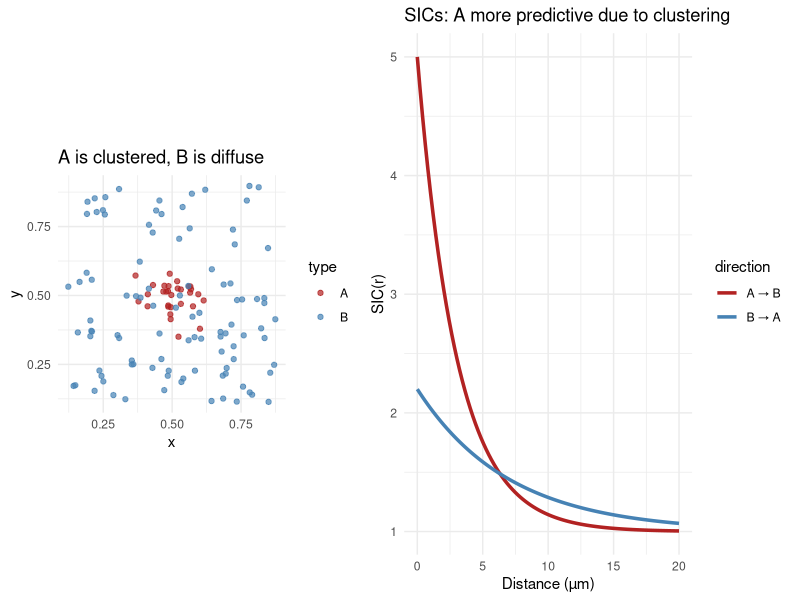

Generate this figure with R:
library(ggplot2)
library(dplyr)
library(tibble)
library(cowplot)
set.seed(42)

# Rare, tightly clustered A
cluster_center <- c(0.5, 0.5)
df_A_clustered <- data.frame(
  x = rnorm(30, mean = cluster_center[1], sd = 0.05),
  y = rnorm(30, mean = cluster_center[2], sd = 0.05),
  type = "A"
)

# Diffuse B
df_B_diffuse <- data.frame(
  x = runif(100, 0.1, 0.9),
  y = runif(100, 0.1, 0.9),
  type = "B"
)

df_structured <- bind_rows(df_A_clustered, df_B_diffuse)

plot_structured_points <- ggplot(df_structured, aes(x, y, color = type)) +
  geom_point(size = 1.5, alpha = 0.7) +
  coord_fixed() +
  theme_minimal() +
  labs(title = "A is clustered, B is diffuse") +
  scale_color_manual(values = c("A" = "firebrick", "B" = "steelblue"))

distances <- seq(0, 0.2, length.out = 100)
sic_AtoB <- 1 + 4 * exp(-distances / 0.03)
sic_BtoA <- 1 + 1.2 * exp(-distances / 0.07)

df_sic_structured <- tibble(
  r = rep(distances, 2),
  value = c(sic_AtoB, sic_BtoA),
  direction = rep(c("A → B", "B → A"), each = length(distances))
)

plot_structured_sic <- ggplot(df_sic_structured, aes(x = r * 100, y = value, color = direction)) +
  geom_line(size = 1.2) +
  theme_minimal() +
  labs(title = "SICs: A more predictive due to clustering", x = "Distance (µm)", y = "SIC(r)") +
  scale_color_manual(values = c("A → B" = "firebrick", "B → A" = "steelblue"))

panel_structured <- plot_grid(plot_structured_points, plot_structured_sic, ncol = 2, align = "h", rel_widths = c(1, 1.2))
print(panel_structured)
